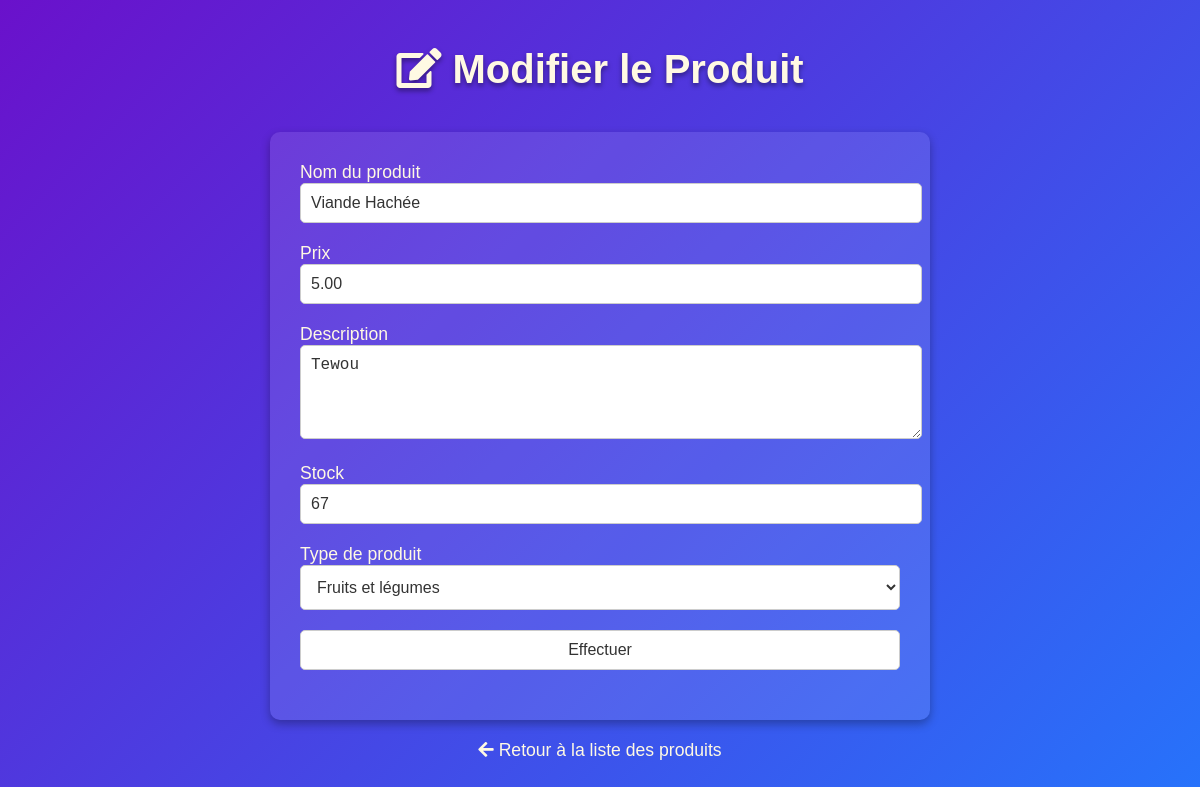
Page /update/11 on the committed database.
### tables this page shows
CREATE TABLE produits (
                        id INTEGER PRIMARY KEY AUTOINCREMENT,
                        nom TEXT NOT NULL,
                        prix REAL NOT NULL, 
                        description TEXT NOT NULL,
                        stock INTEGER NOT NULL,
                        type_produit TEXT NOT NULL
                    );

### app.py (the view)
@app.route('/update/<int:id>', methods=['GET', 'POST'])
def edit_product(id):
    produit = Produit()  # Créer une instance de la classe Produit
    produit_to_update = next((p for p in produit.get_products() if p.id == id), None)  # Trouver le produit à modifier
    if produit_to_update is None:
        flash('Produit non trouvé', 'danger')
        return redirect(url_for('list_produits'))
    form = AddProductForm(obj=produit_to_update)
    if form.validate_on_submit():
        prix = float(form.prix.data) if isinstance(form.prix.data, Decimal) else form.prix.data
        produit.update_product(id, form.nom.data, prix, form.description.data, form.stock.data, form.type_produit.data)
        return redirect(url_for('list_produits'))
    return render_template('edit_product.html', form=form, produit=produit_to_update)

### forms.py
class AddProductForm(FlaskForm):
    nom = StringField('Nom du produit', validators=[DataRequired(), Length(max=50)])
    prix = DecimalField('Prix', validators=[DataRequired(), NumberRange(min=0)], places=2)
    description = TextAreaField('Description', validators=[Length(max=200)])
    stock = IntegerField('Stock', validators=[DataRequired(), NumberRange(min=0)])
    type_produit = SelectField('Type de produit', choices=[
        ('Fruits et légumes', 'Fruits et légumes'),
        ('Produits laitiers', 'Produits laitiers'),
        ('Viandes et protéines', 'Viandes et protéines'),
        ('Produits de boulangerie', 'Produits de boulangerie'),
        ('Céréales et grains', 'Céréales et grains'),
        ('Conserves et produits secs', 'Conserves et produits secs'),
        ('Condiments et épices', 'Condiments et épices'),
        ('Boissons', 'Boissons'),
        ('Produits surgelés', 'Produits surgelés'),
        ('Snacks et confiseries', 'Snacks et confiseries'),
        ('Produits non alimentaires', 'Produits non alimentaires')
    ], validators=[DataRequired()])
    submit = SubmitField('Effectuer')

### gestion_produit.py (called while the page is built)
    def get_products(self):
        try:
            with sqlite3.connect("app_database.db") as connection:
                cursor = connection.cursor()
                cursor.execute("SELECT * FROM produits")
                produits = cursor.fetchall()
                return [Produit(nom=row[1], prix=row[2], description=row[3], stock=row[4], type_produit=row[5], id=row[0]) for row in produits]
        except sqlite3.Error as e:
            print(f"Erreur lors de la récupération des produits : {e}")
            return []

### templates/edit_product.html (shortened to what this page needs)
<!DOCTYPE html>
<html lang="fr">
<head>
    <link rel="stylesheet" type="text/css" href="{{ url_for('static', filename='style_edit_product.css') }}">
    <link href="https://cdnjs.cloudflare.com/ajax/libs/font-awesome/5.15.3/css/all.min.css" rel="stylesheet">
</head>
<body>
    <h1><i class="fas fa-edit"></i> Modifier le Produit</h1>
    <form method="POST">
        <div>
            <label for="nom">{{ form.nom.label }}</label>
            {{ form.nom(size=32) }}
        </div>
        <div>
            <label for="prix">{{ form.prix.label }}</label>
            {{ form.prix(size=32) }}
        </div>
        <div>
            <label for="description">{{ form.description.label }}</label>
            {{ form.description(rows=4, cols=50) }}
        </div>
        <div>
            <label for="stock">{{ form.stock.label }}</label>
            {{ form.stock(size=32) }}
        </div>
        <div>
            <label for="type_produit">{{ form.type_produit.label }}</label>
            <select name="type_produit">
                <option value="Fruits et légumes" {% if form.type_produit.data == 'Fruits et légumes' %}selected{% endif %}>Fruits et légumes</option>
            </select>
        </div>
        <div>
            {{ form.submit() }}
        </div>
    </form>
    <a href="{{ url_for('list_produits') }}" class="back-link">
        <i class="fas fa-arrow-left"></i> Retour à la liste des produits
    </a>
</body>
</html>

### Static/style_edit_product.css (style rules this page uses)
body { font-family: Arial, sans-serif; background: linear-gradient(135deg, #6a11cb, #2575fc); color: white; padding: 20px; margin: 0; display: flex; flex-direction: column; min-height: 100vh; }
h1 { text-align: center; font-size: 2.5rem; margin-bottom: 40px; color: #fff9e3; text-shadow: 0 3px 5px rgba(0, 0, 0, 0.4); }
form { max-width: 600px; margin: 0 auto; background: rgba(255, 255, 255, 0.1); padding: 30px; border-radius: 10px; box-shadow: 0 4px 10px rgba(0, 0, 0, 0.3); }
div { margin-bottom: 20px; }
label { font-size: 1.1rem; color: #fff9e3; }
input, select, textarea { width: 100%; padding: 10px; font-size: 1rem; border: 1px solid #ccc; border-radius: 5px; background-color: #fff; color: #333; }
select { padding: 12px; }
.back-link { display: block; margin-top: 20px; text-align: center; font-size: 1.1rem; color: #fff9e3; text-decoration: none; }

### rows in the picture
produits: nom "Viande Hachée", prix "5.00", description "Tewou", stock "67", type_produit "Fruits et légumes"
